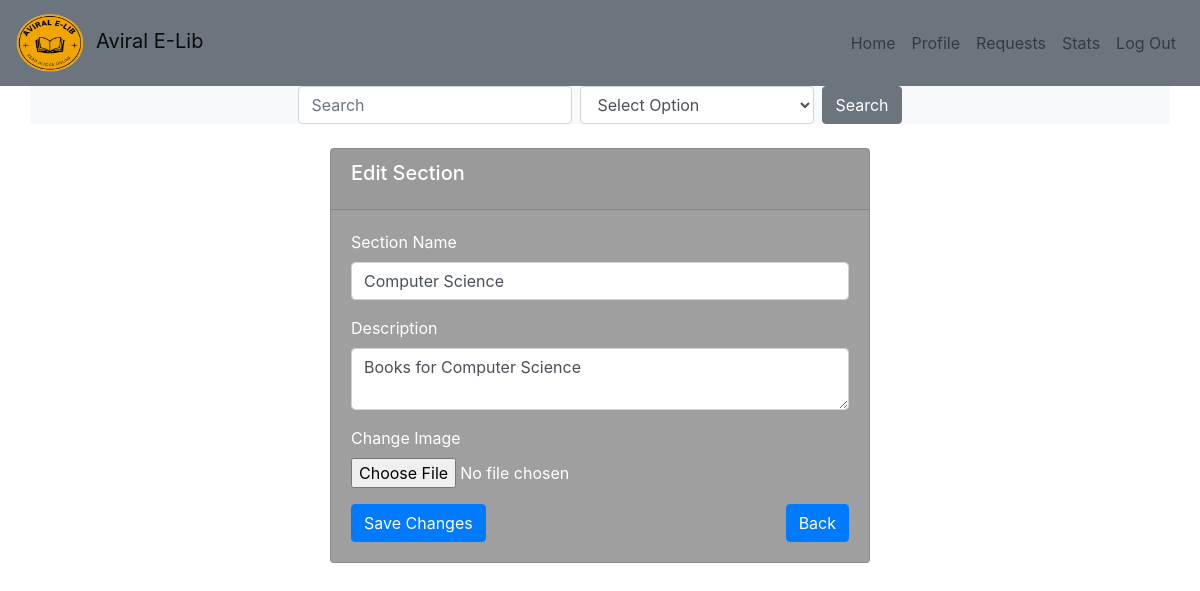
/edit_section/1, run on the app's committed database.
### application/models.py (models this page shows, shortened)
class Section(db.Model):
    id = db.Column(db.Integer, primary_key=True, autoincrement=True)
    section_name = db.Column(db.String(100), nullable=False)
    date_created = db.Column(db.DateTime, nullable=False, default=datetime.utcnow)
    description = db.Column(db.Text, nullable=False)
    image = db.Column(db.String(255), nullable=False)

### application/routes.py (the view, shortened to what this page needs)
@app.route('/edit_section/<int:section_id>', methods=['GET', 'POST'])
def edit_section(section_id):
    section = Section.query.get_or_404(section_id)
    return render_template('edit_section.html', section=section)

### templates/edit_section.html
{% extends 'basefor_admin.html' %}
{% block content %}
<div class="container py-4">
    <div class="row justify-content-center">
        <div class="col-md-6">
            <div class="card">
                <div class="card-header">
                    <h5 class="card-title">Edit Section</h5>
                </div>
                <div class="card-body">
                    <form method="post" enctype="multipart/form-data">
                        <div class="form-group">
                            <label for="title">Section Name</label>
                            <input type="text" class="form-control" id="section_name" name="section_name" value="{{ section.section_name }}">
                        </div>
                        <div class="form-group">
                            <label for="description">Description</label>
                            <textarea class="form-control" id="description" name="description">{{ section.description }}</textarea>
                        </div>
                        <div class="form-group">
                            <label for="image">Change Image</label>
                            <input type="file" class="form-control-file" id="image" name="image" accept="image/*">
                        </div>
                        <div class="d-flex justify-content-between">
                            <button type="submit" class="btn btn-primary" onclick="return confirm('Are you sure you want to do changes in this section?')">Save Changes</button>
                            <a href="{{ url_for('librarian_dashboard') }}" class="btn btn-primary">Back</a>
                        </div>
                    </form>
                </div>
            </div>
        </div>
    </div>
</div>
{% endblock %}

### static/css/style.css (style rules this page uses)
.card { background-color: transparent; background-color: rgba(0, 0, 0, 0.377); color: #fff; }

### data on the page
Section: section_name "Computer Science", description "Books for Computer Science"
